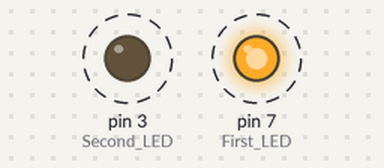
A sketch run on a simulated Arduino Uno, built with avr-gcc and run on an emulated ATmega328P. Parts: output pins drawn as LEDs (lit = HIGH). Dashed ring = blinking.

Above: at 0.2 s.
Timing chart, 0 to 3.0 s (numbered marks = the images above):
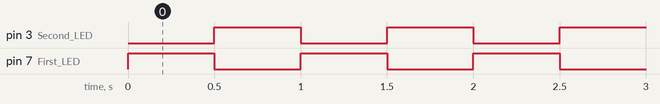

The sketch:

LED_Blinker.ino
```cpp
void setup() {
  pinMode(7, OUTPUT);  // First LED
  pinMode(3, OUTPUT);  // Second LED
}

void loop() {
  digitalWrite(7, HIGH);  // Turn on LED1
  digitalWrite(3, LOW);   // Turn off LED2
  delay(500);             // Wait 500 ms

  digitalWrite(7, LOW);   // Turn off LED1
  digitalWrite(3, HIGH);  // Turn on LED2
  delay(500);             // Wait 500 ms
}
```

Measured:
- by itself, pin 3 (Second_LED), pin 7 (First_LED): alternates HIGH for 0.50 s and LOW for 0.50 s
